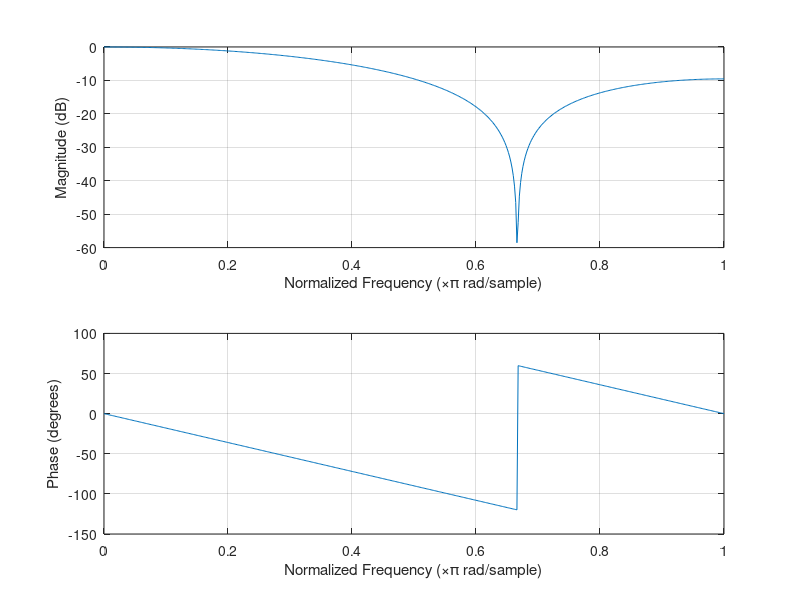
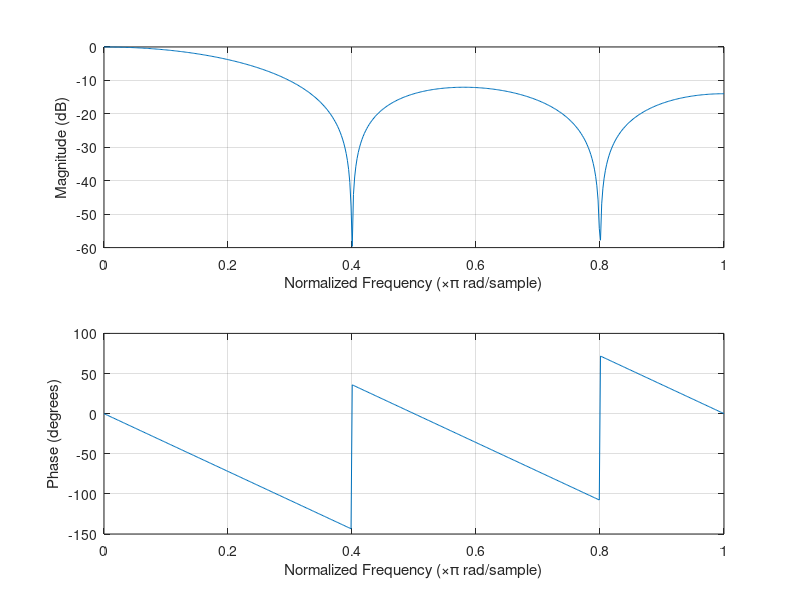
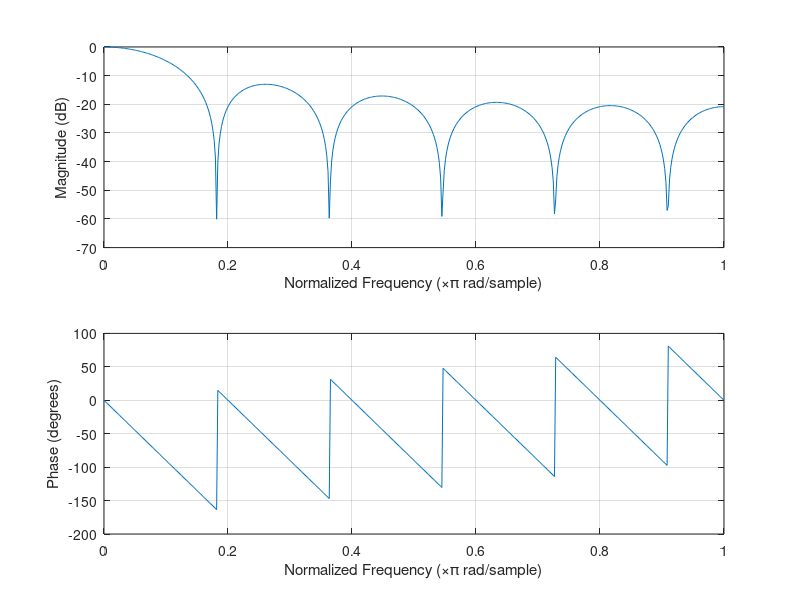
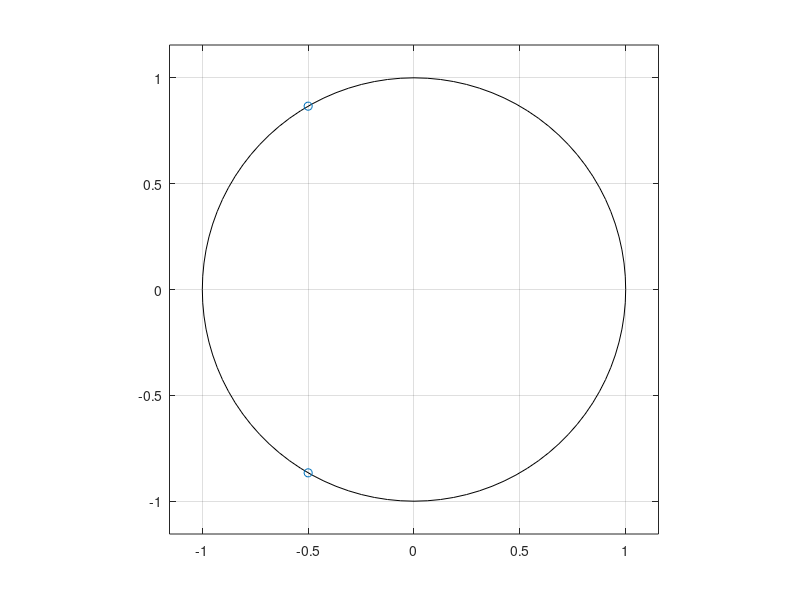

Write the MATLAB code that produced these figures, in order.
% el18153
% ΚΥΡΙΑΚΟΠΟΥΛΟΣ
% ΓΕΩΡΓΙΟΣ

%1.1.a
b1 = ones(3,1)/3;
a1 = 1;

b2 = ones(5,1)/5;
a2 = 1;

b3 = ones(11,1)/11;
a3 = 1;

%1.1.b
figure;
freqz(b1,a1);

figure;
freqz(b2,a2);

figure;
freqz(b3,a3);

%1.1.c
[z1,p1,k1] = tf2zp(b1,a1);
figure;
zplane(z1,p1);

[z2,p2,k2] = tf2zp(b2,a2);
figure;
zplane(z2,p2);

[z3,p3,k3] = tf2zp(b3,a3);
figure;
zplane(z3,p3);